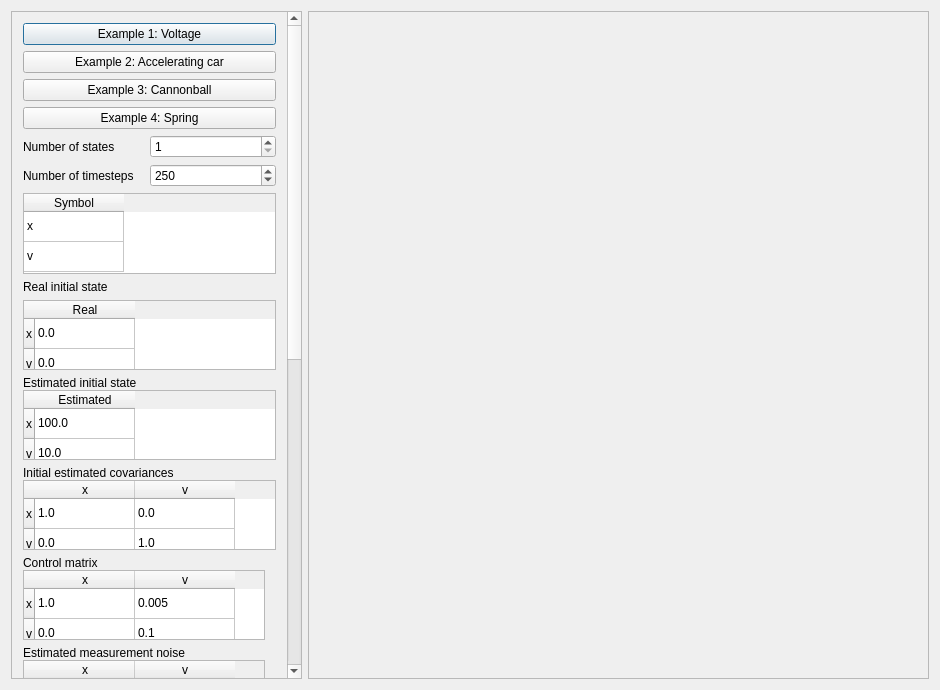
<?xml version="1.0" encoding="UTF-8"?>
<ui version="4.0">
 <class>QtMainDialog</class>
 <widget class="QDialog" name="QtMainDialog">
  <property name="geometry">
   <rect>
    <x>0</x>
    <y>0</y>
    <width>940</width>
    <height>690</height>
   </rect>
  </property>
  <property name="windowTitle">
   <string>CppKalmanFilterExample10</string>
  </property>
  <layout class="QGridLayout" name="gridLayout_3">
   <item row="0" column="0">
    <widget class="QScrollArea" name="scrollArea">
     <property name="sizePolicy">
      <sizepolicy hsizetype="Maximum" vsizetype="Preferred">
       <horstretch>0</horstretch>
       <verstretch>0</verstretch>
      </sizepolicy>
     </property>
     <property name="widgetResizable">
      <bool>true</bool>
     </property>
     <widget class="QWidget" name="scrollAreaWidgetContents">
      <property name="geometry">
       <rect>
        <x>0</x>
        <y>0</y>
        <width>266</width>
        <height>1176</height>
       </rect>
      </property>
      <layout class="QVBoxLayout" name="verticalLayout">
       <item>
        <widget class="QWidget" name="widget" native="true">
         <layout class="QGridLayout" name="gridLayout_2">
          <property name="horizontalSpacing">
           <number>1</number>
          </property>
          <property name="verticalSpacing">
           <number>6</number>
          </property>
          <property name="margin">
           <number>0</number>
          </property>
          <item row="4" column="0">
           <widget class="QLabel" name="label_n_states">
            <property name="text">
             <string>Number of states</string>
            </property>
           </widget>
          </item>
          <item row="4" column="1">
           <widget class="QSpinBox" name="box_n_states">
            <property name="minimum">
             <number>1</number>
            </property>
            <property name="maximum">
             <number>10</number>
            </property>
            <property name="value">
             <number>1</number>
            </property>
           </widget>
          </item>
          <item row="6" column="0" colspan="2">
           <widget class="QTableWidget" name="table_states">
            <property name="sizePolicy">
             <sizepolicy hsizetype="Preferred" vsizetype="Preferred">
              <horstretch>0</horstretch>
              <verstretch>0</verstretch>
             </sizepolicy>
            </property>
            <property name="minimumSize">
             <size>
              <width>0</width>
              <height>81</height>
             </size>
            </property>
            <property name="maximumSize">
             <size>
              <width>20000</width>
              <height>20000</height>
             </size>
            </property>
            <property name="verticalScrollBarPolicy">
             <enum>Qt::ScrollBarAlwaysOff</enum>
            </property>
            <property name="horizontalScrollBarPolicy">
             <enum>Qt::ScrollBarAlwaysOff</enum>
            </property>
            <attribute name="verticalHeaderVisible">
             <bool>false</bool>
            </attribute>
            <row>
             <property name="text">
              <string>1</string>
             </property>
            </row>
            <row>
             <property name="text">
              <string>2</string>
             </property>
            </row>
            <column>
             <property name="text">
              <string>Symbol</string>
             </property>
            </column>
            <item row="0" column="0">
             <property name="text">
              <string>x</string>
             </property>
            </item>
            <item row="1" column="0">
             <property name="text">
              <string>v</string>
             </property>
            </item>
           </widget>
          </item>
          <item row="5" column="1">
           <widget class="QSpinBox" name="box_n_timesteps">
            <property name="maximum">
             <number>1000000</number>
            </property>
            <property name="value">
             <number>250</number>
            </property>
           </widget>
          </item>
          <item row="5" column="0">
           <widget class="QLabel" name="label_n_timesteps">
            <property name="text">
             <string>Number of timesteps</string>
            </property>
           </widget>
          </item>
          <item row="0" column="0" colspan="2">
           <widget class="QPushButton" name="button_1">
            <property name="text">
             <string>Example 1: Voltage</string>
            </property>
           </widget>
          </item>
          <item row="2" column="0" colspan="2">
           <widget class="QPushButton" name="button_3">
            <property name="text">
             <string>Example 3: Cannonball</string>
            </property>
           </widget>
          </item>
          <item row="1" column="0" colspan="2">
           <widget class="QPushButton" name="button_2">
            <property name="text">
             <string>Example 2: Accelerating car</string>
            </property>
           </widget>
          </item>
          <item row="3" column="0" colspan="2">
           <widget class="QPushButton" name="button_4">
            <property name="text">
             <string>Example 4: Spring</string>
            </property>
           </widget>
          </item>
         </layout>
        </widget>
       </item>
       <item>
        <widget class="QWidget" name="widget_init_state_real" native="true">
         <layout class="QVBoxLayout" name="verticalLayout_9">
          <property name="margin">
           <number>0</number>
          </property>
          <item>
           <widget class="QLabel" name="label_init_state_real">
            <property name="sizePolicy">
             <sizepolicy hsizetype="Preferred" vsizetype="Maximum">
              <horstretch>0</horstretch>
              <verstretch>0</verstretch>
             </sizepolicy>
            </property>
            <property name="text">
             <string>Real initial state</string>
            </property>
           </widget>
          </item>
          <item>
           <widget class="QTableWidget" name="table_init_state_real">
            <property name="sizePolicy">
             <sizepolicy hsizetype="Preferred" vsizetype="Preferred">
              <horstretch>0</horstretch>
              <verstretch>0</verstretch>
             </sizepolicy>
            </property>
            <property name="maximumSize">
             <size>
              <width>20000</width>
              <height>20000</height>
             </size>
            </property>
            <property name="verticalScrollBarPolicy">
             <enum>Qt::ScrollBarAlwaysOff</enum>
            </property>
            <property name="horizontalScrollBarPolicy">
             <enum>Qt::ScrollBarAlwaysOff</enum>
            </property>
            <row>
             <property name="text">
              <string>x</string>
             </property>
            </row>
            <row>
             <property name="text">
              <string>v</string>
             </property>
            </row>
            <column>
             <property name="text">
              <string>Real</string>
             </property>
            </column>
            <item row="0" column="0">
             <property name="text">
              <string>0.0</string>
             </property>
            </item>
            <item row="1" column="0">
             <property name="text">
              <string>0.0</string>
             </property>
            </item>
           </widget>
          </item>
         </layout>
        </widget>
       </item>
       <item>
        <widget class="QWidget" name="widget_init_state_estimate" native="true">
         <layout class="QVBoxLayout" name="verticalLayout_8">
          <property name="spacing">
           <number>0</number>
          </property>
          <property name="margin">
           <number>0</number>
          </property>
          <item>
           <widget class="QLabel" name="label_init_state_estimate">
            <property name="sizePolicy">
             <sizepolicy hsizetype="Preferred" vsizetype="Maximum">
              <horstretch>0</horstretch>
              <verstretch>0</verstretch>
             </sizepolicy>
            </property>
            <property name="text">
             <string>Estimated initial state</string>
            </property>
           </widget>
          </item>
          <item>
           <widget class="QTableWidget" name="table_init_state_estimate">
            <property name="sizePolicy">
             <sizepolicy hsizetype="Preferred" vsizetype="Preferred">
              <horstretch>0</horstretch>
              <verstretch>0</verstretch>
             </sizepolicy>
            </property>
            <property name="maximumSize">
             <size>
              <width>20000</width>
              <height>20000</height>
             </size>
            </property>
            <property name="verticalScrollBarPolicy">
             <enum>Qt::ScrollBarAlwaysOff</enum>
            </property>
            <property name="horizontalScrollBarPolicy">
             <enum>Qt::ScrollBarAlwaysOff</enum>
            </property>
            <row>
             <property name="text">
              <string>x</string>
             </property>
            </row>
            <row>
             <property name="text">
              <string>v</string>
             </property>
            </row>
            <column>
             <property name="text">
              <string>Estimated</string>
             </property>
            </column>
            <item row="0" column="0">
             <property name="text">
              <string>100.0</string>
             </property>
            </item>
            <item row="1" column="0">
             <property name="text">
              <string>10.0</string>
             </property>
            </item>
           </widget>
          </item>
         </layout>
        </widget>
       </item>
       <item>
        <widget class="QWidget" name="widget_init_covariance_estimate" native="true">
         <layout class="QVBoxLayout" name="verticalLayout_3">
          <property name="spacing">
           <number>0</number>
          </property>
          <property name="margin">
           <number>0</number>
          </property>
          <item>
           <widget class="QLabel" name="label_init_covariance_estimate">
            <property name="sizePolicy">
             <sizepolicy hsizetype="Preferred" vsizetype="Maximum">
              <horstretch>0</horstretch>
              <verstretch>0</verstretch>
             </sizepolicy>
            </property>
            <property name="text">
             <string>Initial estimated covariances</string>
            </property>
           </widget>
          </item>
          <item>
           <widget class="QTableWidget" name="table_init_covariance_estimate">
            <property name="sizePolicy">
             <sizepolicy hsizetype="Preferred" vsizetype="Preferred">
              <horstretch>0</horstretch>
              <verstretch>0</verstretch>
             </sizepolicy>
            </property>
            <property name="maximumSize">
             <size>
              <width>20000</width>
              <height>20000</height>
             </size>
            </property>
            <property name="verticalScrollBarPolicy">
             <enum>Qt::ScrollBarAlwaysOff</enum>
            </property>
            <property name="horizontalScrollBarPolicy">
             <enum>Qt::ScrollBarAlwaysOff</enum>
            </property>
            <row>
             <property name="text">
              <string>x</string>
             </property>
            </row>
            <row>
             <property name="text">
              <string>v</string>
             </property>
            </row>
            <column>
             <property name="text">
              <string>x</string>
             </property>
            </column>
            <column>
             <property name="text">
              <string>v</string>
             </property>
            </column>
            <item row="0" column="0">
             <property name="text">
              <string>1.0</string>
             </property>
            </item>
            <item row="0" column="1">
             <property name="text">
              <string>0.0</string>
             </property>
            </item>
            <item row="1" column="0">
             <property name="text">
              <string>0.0</string>
             </property>
            </item>
            <item row="1" column="1">
             <property name="text">
              <string>1.0</string>
             </property>
            </item>
           </widget>
          </item>
         </layout>
        </widget>
       </item>
       <item>
        <widget class="QWidget" name="widget_control" native="true">
         <layout class="QVBoxLayout" name="verticalLayout_4">
          <property name="spacing">
           <number>0</number>
          </property>
          <property name="leftMargin">
           <number>0</number>
          </property>
          <property name="topMargin">
           <number>0</number>
          </property>
          <property name="bottomMargin">
           <number>0</number>
          </property>
          <item>
           <widget class="QLabel" name="label_control">
            <property name="sizePolicy">
             <sizepolicy hsizetype="Preferred" vsizetype="Maximum">
              <horstretch>0</horstretch>
              <verstretch>0</verstretch>
             </sizepolicy>
            </property>
            <property name="text">
             <string>Control matrix</string>
            </property>
           </widget>
          </item>
          <item>
           <widget class="QTableWidget" name="table_control">
            <property name="sizePolicy">
             <sizepolicy hsizetype="Preferred" vsizetype="Preferred">
              <horstretch>0</horstretch>
              <verstretch>0</verstretch>
             </sizepolicy>
            </property>
            <property name="maximumSize">
             <size>
              <width>20000</width>
              <height>20000</height>
             </size>
            </property>
            <property name="verticalScrollBarPolicy">
             <enum>Qt::ScrollBarAlwaysOff</enum>
            </property>
            <property name="horizontalScrollBarPolicy">
             <enum>Qt::ScrollBarAlwaysOff</enum>
            </property>
            <row>
             <property name="text">
              <string>x</string>
             </property>
            </row>
            <row>
             <property name="text">
              <string>v</string>
             </property>
            </row>
            <column>
             <property name="text">
              <string>x</string>
             </property>
            </column>
            <column>
             <property name="text">
              <string>v</string>
             </property>
            </column>
            <item row="0" column="0">
             <property name="text">
              <string>1.0</string>
             </property>
            </item>
            <item row="0" column="1">
             <property name="text">
              <string>0.005</string>
             </property>
            </item>
            <item row="1" column="0">
             <property name="text">
              <string>0.0</string>
             </property>
            </item>
            <item row="1" column="1">
             <property name="text">
              <string>0.1</string>
             </property>
            </item>
           </widget>
          </item>
         </layout>
        </widget>
       </item>
       <item>
        <widget class="QWidget" name="widget_measurement_noise_estimate" native="true">
         <layout class="QVBoxLayout" name="verticalLayout_5">
          <property name="spacing">
           <number>0</number>
          </property>
          <property name="leftMargin">
           <number>0</number>
          </property>
          <property name="topMargin">
           <number>0</number>
          </property>
          <property name="bottomMargin">
           <number>0</number>
          </property>
          <item>
           <widget class="QLabel" name="label_measurement_noise_estimate">
            <property name="sizePolicy">
             <sizepolicy hsizetype="Preferred" vsizetype="Maximum">
              <horstretch>0</horstretch>
              <verstretch>0</verstretch>
             </sizepolicy>
            </property>
            <property name="text">
             <string>Estimated measurement noise</string>
            </property>
           </widget>
          </item>
          <item>
           <widget class="QTableWidget" name="table_measurement_noise_estimate">
            <property name="sizePolicy">
             <sizepolicy hsizetype="Preferred" vsizetype="Preferred">
              <horstretch>0</horstretch>
              <verstretch>0</verstretch>
             </sizepolicy>
            </property>
            <property name="maximumSize">
             <size>
              <width>20000</width>
              <height>20000</height>
             </size>
            </property>
            <property name="verticalScrollBarPolicy">
             <enum>Qt::ScrollBarAlwaysOff</enum>
            </property>
            <property name="horizontalScrollBarPolicy">
             <enum>Qt::ScrollBarAlwaysOff</enum>
            </property>
            <row>
             <property name="text">
              <string>x</string>
             </property>
            </row>
            <row>
             <property name="text">
              <string>v</string>
             </property>
            </row>
            <column>
             <property name="text">
              <string>x</string>
             </property>
            </column>
            <column>
             <property name="text">
              <string>v</string>
             </property>
            </column>
            <item row="0" column="0">
             <property name="text">
              <string>10.0</string>
             </property>
            </item>
            <item row="0" column="1">
             <property name="text">
              <string>0.0</string>
             </property>
            </item>
            <item row="1" column="0">
             <property name="text">
              <string>0.0</string>
             </property>
            </item>
            <item row="1" column="1">
             <property name="text">
              <string>10000000.0</string>
             </property>
            </item>
           </widget>
          </item>
         </layout>
        </widget>
       </item>
       <item>
        <widget class="QWidget" name="widget_process_noise_covariance_estimate" native="true">
         <layout class="QVBoxLayout" name="verticalLayout_2">
          <property name="spacing">
           <number>0</number>
          </property>
          <property name="margin">
           <number>0</number>
          </property>
          <item>
           <widget class="QLabel" name="label_process_noise_covariance_estimate">
            <property name="text">
             <string>Estimated process noise covariance</string>
            </property>
           </widget>
          </item>
          <item>
           <widget class="QTableWidget" name="table_process_noise_covariance_estimate">
            <property name="sizePolicy">
             <sizepolicy hsizetype="Preferred" vsizetype="Preferred">
              <horstretch>0</horstretch>
              <verstretch>0</verstretch>
             </sizepolicy>
            </property>
            <property name="maximumSize">
             <size>
              <width>20000</width>
              <height>20000</height>
             </size>
            </property>
            <property name="verticalScrollBarPolicy">
             <enum>Qt::ScrollBarAlwaysOff</enum>
            </property>
            <property name="horizontalScrollBarPolicy">
             <enum>Qt::ScrollBarAlwaysOff</enum>
            </property>
            <row>
             <property name="text">
              <string>x</string>
             </property>
            </row>
            <row>
             <property name="text">
              <string>v</string>
             </property>
            </row>
            <column>
             <property name="text">
              <string>x</string>
             </property>
            </column>
            <column>
             <property name="text">
              <string>v</string>
             </property>
            </column>
            <item row="0" column="0">
             <property name="text">
              <string>0.01</string>
             </property>
            </item>
            <item row="0" column="1">
             <property name="text">
              <string>0.01</string>
             </property>
            </item>
            <item row="1" column="0">
             <property name="text">
              <string>0.01</string>
             </property>
            </item>
            <item row="1" column="1">
             <property name="text">
              <string>0.01</string>
             </property>
            </item>
           </widget>
          </item>
         </layout>
         <zorder>table_process_noise_covariance_estimate</zorder>
         <zorder>label_process_noise_covariance_estimate</zorder>
        </widget>
       </item>
       <item>
        <widget class="QWidget" name="widget_observation" native="true">
         <layout class="QVBoxLayout" name="verticalLayout_6">
          <property name="spacing">
           <number>0</number>
          </property>
          <property name="leftMargin">
           <number>0</number>
          </property>
          <property name="topMargin">
           <number>0</number>
          </property>
          <property name="bottomMargin">
           <number>0</number>
          </property>
          <item>
           <widget class="QLabel" name="label_observation">
            <property name="sizePolicy">
             <sizepolicy hsizetype="Preferred" vsizetype="Maximum">
              <horstretch>0</horstretch>
              <verstretch>0</verstretch>
             </sizepolicy>
            </property>
            <property name="text">
             <string>Observation</string>
            </property>
           </widget>
          </item>
          <item>
           <widget class="QTableWidget" name="table_observation">
            <property name="sizePolicy">
             <sizepolicy hsizetype="Preferred" vsizetype="Preferred">
              <horstretch>0</horstretch>
              <verstretch>0</verstretch>
             </sizepolicy>
            </property>
            <property name="maximumSize">
             <size>
              <width>20000</width>
              <height>20000</height>
             </size>
            </property>
            <property name="verticalScrollBarPolicy">
             <enum>Qt::ScrollBarAlwaysOff</enum>
            </property>
            <property name="horizontalScrollBarPolicy">
             <enum>Qt::ScrollBarAlwaysOff</enum>
            </property>
            <row>
             <property name="text">
              <string>x</string>
             </property>
            </row>
            <row>
             <property name="text">
              <string>v</string>
             </property>
            </row>
            <column>
             <property name="text">
              <string>x</string>
             </property>
            </column>
            <column>
             <property name="text">
              <string>v</string>
             </property>
            </column>
            <item row="0" column="0">
             <property name="text">
              <string>1.0</string>
             </property>
            </item>
            <item row="0" column="1">
             <property name="text">
              <string>0.0</string>
             </property>
            </item>
            <item row="1" column="0">
             <property name="text">
              <string>0.0</string>
             </property>
            </item>
            <item row="1" column="1">
             <property name="text">
              <string>0.0</string>
             </property>
            </item>
           </widget>
          </item>
         </layout>
        </widget>
       </item>
       <item>
        <widget class="QWidget" name="widget_real_noise" native="true">
         <layout class="QVBoxLayout" name="verticalLayout_12">
          <property name="margin">
           <number>0</number>
          </property>
          <item>
           <widget class="QLabel" name="label_real_noise">
            <property name="text">
             <string>Real measurement noise</string>
            </property>
           </widget>
          </item>
          <item>
           <widget class="QTableWidget" name="table_real_measurement_noise">
            <property name="sizePolicy">
             <sizepolicy hsizetype="Preferred" vsizetype="Preferred">
              <horstretch>0</horstretch>
              <verstretch>0</verstretch>
             </sizepolicy>
            </property>
            <property name="maximumSize">
             <size>
              <width>20000</width>
              <height>20000</height>
             </size>
            </property>
            <property name="verticalScrollBarPolicy">
             <enum>Qt::ScrollBarAlwaysOff</enum>
            </property>
            <property name="horizontalScrollBarPolicy">
             <enum>Qt::ScrollBarAlwaysOff</enum>
            </property>
            <row>
             <property name="text">
              <string>x</string>
             </property>
            </row>
            <row>
             <property name="text">
              <string>v</string>
             </property>
            </row>
            <column>
             <property name="text">
              <string>Measurement</string>
             </property>
            </column>
            <item row="0" column="0">
             <property name="text">
              <string>10</string>
             </property>
            </item>
            <item row="1" column="0">
             <property name="text">
              <string>10000000</string>
             </property>
            </item>
           </widget>
          </item>
         </layout>
        </widget>
       </item>
       <item>
        <widget class="QWidget" name="widget_real_process_noise" native="true">
         <layout class="QVBoxLayout" name="verticalLayout_11">
          <property name="spacing">
           <number>0</number>
          </property>
          <property name="margin">
           <number>0</number>
          </property>
          <item>
           <widget class="QLabel" name="label">
            <property name="text">
             <string>Real process noise</string>
            </property>
           </widget>
          </item>
          <item>
           <widget class="QTableWidget" name="table_real_process_noise">
            <property name="sizePolicy">
             <sizepolicy hsizetype="Preferred" vsizetype="Preferred">
              <horstretch>0</horstretch>
              <verstretch>0</verstretch>
             </sizepolicy>
            </property>
            <property name="maximumSize">
             <size>
              <width>20000</width>
              <height>20000</height>
             </size>
            </property>
            <property name="verticalScrollBarPolicy">
             <enum>Qt::ScrollBarAlwaysOff</enum>
            </property>
            <property name="horizontalScrollBarPolicy">
             <enum>Qt::ScrollBarAlwaysOff</enum>
            </property>
            <row>
             <property name="text">
              <string>x</string>
             </property>
            </row>
            <row>
             <property name="text">
              <string>v</string>
             </property>
            </row>
            <column>
             <property name="text">
              <string>Process</string>
             </property>
            </column>
            <item row="0" column="0">
             <property name="text">
              <string>0.01</string>
             </property>
            </item>
            <item row="1" column="0">
             <property name="text">
              <string>0.01</string>
             </property>
            </item>
           </widget>
          </item>
         </layout>
        </widget>
       </item>
       <item>
        <widget class="QWidget" name="widget_state_transition" native="true">
         <layout class="QVBoxLayout" name="verticalLayout_7">
          <property name="spacing">
           <number>0</number>
          </property>
          <property name="leftMargin">
           <number>0</number>
          </property>
          <property name="topMargin">
           <number>0</number>
          </property>
          <property name="bottomMargin">
           <number>0</number>
          </property>
          <item>
           <widget class="QLabel" name="label_state_transition">
            <property name="text">
             <string>State transition matrix</string>
            </property>
           </widget>
          </item>
          <item>
           <widget class="QTableWidget" name="table_state_transition">
            <property name="sizePolicy">
             <sizepolicy hsizetype="Preferred" vsizetype="Preferred">
              <horstretch>0</horstretch>
              <verstretch>0</verstretch>
             </sizepolicy>
            </property>
            <property name="maximumSize">
             <size>
              <width>20000</width>
              <height>20000</height>
             </size>
            </property>
            <property name="verticalScrollBarPolicy">
             <enum>Qt::ScrollBarAlwaysOff</enum>
            </property>
            <property name="horizontalScrollBarPolicy">
             <enum>Qt::ScrollBarAlwaysOff</enum>
            </property>
            <row>
             <property name="text">
              <string>x</string>
             </property>
            </row>
            <row>
             <property name="text">
              <string>v</string>
             </property>
            </row>
            <column>
             <property name="text">
              <string>x</string>
             </property>
            </column>
            <column>
             <property name="text">
              <string>v</string>
             </property>
            </column>
            <item row="0" column="0">
             <property name="text">
              <string>1.0</string>
             </property>
            </item>
            <item row="0" column="1">
             <property name="text">
              <string>0.1</string>
             </property>
            </item>
            <item row="1" column="0">
             <property name="text">
              <string>0.0</string>
             </property>
            </item>
            <item row="1" column="1">
             <property name="text">
              <string>1.0</string>
             </property>
            </item>
           </widget>
          </item>
         </layout>
        </widget>
       </item>
       <item>
        <widget class="QWidget" name="widget_input" native="true">
         <layout class="QVBoxLayout" name="verticalLayout_10">
          <property name="spacing">
           <number>0</number>
          </property>
          <property name="margin">
           <number>0</number>
          </property>
          <item>
           <widget class="QLabel" name="label_input">
            <property name="text">
             <string>Input</string>
            </property>
           </widget>
          </item>
          <item>
           <widget class="QTableWidget" name="table_input">
            <property name="sizePolicy">
             <sizepolicy hsizetype="Preferred" vsizetype="Preferred">
              <horstretch>0</horstretch>
              <verstretch>0</verstretch>
             </sizepolicy>
            </property>
            <property name="maximumSize">
             <size>
              <width>20000</width>
              <height>20000</height>
             </size>
            </property>
            <property name="verticalScrollBarPolicy">
             <enum>Qt::ScrollBarAlwaysOff</enum>
            </property>
            <property name="horizontalScrollBarPolicy">
             <enum>Qt::ScrollBarAlwaysOff</enum>
            </property>
            <row>
             <property name="text">
              <string>x</string>
             </property>
            </row>
            <row>
             <property name="text">
              <string>v</string>
             </property>
            </row>
            <column>
             <property name="text">
              <string>Input</string>
             </property>
            </column>
            <item row="0" column="0">
             <property name="text">
              <string>0.0</string>
             </property>
            </item>
            <item row="1" column="0">
             <property name="text">
              <string>1.0</string>
             </property>
            </item>
           </widget>
          </item>
         </layout>
        </widget>
       </item>
       <item>
        <spacer name="verticalSpacer">
         <property name="orientation">
          <enum>Qt::Vertical</enum>
         </property>
         <property name="sizeHint" stdset="0">
          <size>
           <width>20</width>
           <height>40</height>
          </size>
         </property>
        </spacer>
       </item>
      </layout>
     </widget>
    </widget>
   </item>
   <item row="0" column="1">
    <widget class="QScrollArea" name="scrollArea_plot">
     <property name="widgetResizable">
      <bool>true</bool>
     </property>
     <widget class="QWidget" name="scrollArea_plot_widget">
      <property name="geometry">
       <rect>
        <x>0</x>
        <y>0</y>
        <width>629</width>
        <height>670</height>
       </rect>
      </property>
      <layout class="QGridLayout" name="gridLayout">
       <item row="0" column="0">
        <layout class="QVBoxLayout" name="layout_plots"/>
       </item>
      </layout>
     </widget>
    </widget>
   </item>
  </layout>
 </widget>
 <layoutdefault spacing="6" margin="11"/>
 <resources/>
 <connections/>
</ui>
